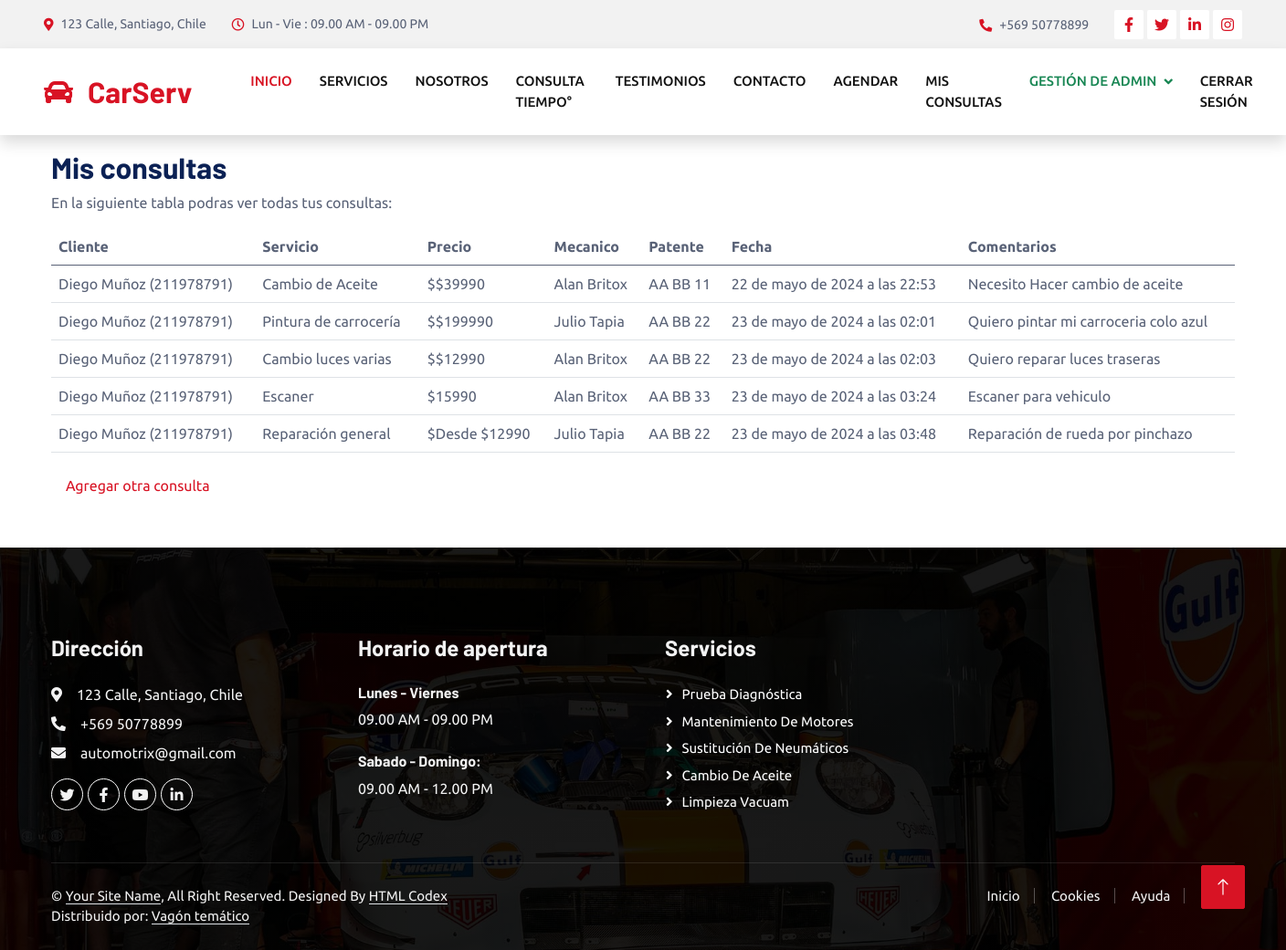
/consultas/ (signed in), run on the app's committed database.
### core/models.py (models this page shows, shortened)
class Mecanico_servicio(models.Model):
    servicio = models.ForeignKey(Servicio,on_delete=models.CASCADE)
    cliente = models.ForeignKey(Cliente,on_delete=models.CASCADE)
    mecanico = models.ForeignKey(Empleado,on_delete=models.CASCADE)
    patente_vehiculo = models.CharField(max_length = 10)
    fecha_servicio = models.DateTimeField(auto_now_add=True)
    comentarios = models.CharField(max_length = 500)

class Cliente(models.Model):
    user = models.OneToOneField(User, on_delete=models.CASCADE, null=True, blank=True)
    rut_cliente = models.CharField(max_length=12)
    nombre = models.CharField(max_length=50)
    apellido = models.CharField(max_length=50)
    direccion = models.CharField(max_length=60)
    celular = models.CharField(max_length=15)
    edad = models.IntegerField()
    patente = models.CharField(max_length=10)
    def __str__(self):
        return f'{self.nombre} {self.apellido} ({self.rut_cliente})'

class Servicio(models.Model):
    nombre_servicio = models.CharField(max_length = 50,default=True)
    descripcion = models.CharField(max_length = 100,default=True)
    precio = models.CharField(max_length = 15, null=True)
    def __str__(self):
      return self.nombre_servicio

class Empleado(models.Model):
    rut = models.CharField(max_length = 12)
    nombre = models.CharField(max_length = 50)
    apellido = models.CharField(max_length = 50)
    edad = models.IntegerField()
    direccion = models.CharField(max_length = 60)
    telefono = models.CharField(max_length = 15)
    habilitado = models.BooleanField(default=True)
    genero = models.CharField(max_length = 10, choices=[('masculino','Masculino'),('femenino','Femenino')])
    fecha_ingreso = models.DateTimeField(auto_now_add=True)
    tipo = models.ForeignKey(TipoEmpleado,on_delete=models.CASCADE)
    servi = models.ForeignKey(Servicio, on_delete=models.SET_NULL, null=True)
    def __str__(self):
        return f"{self.nombre} {self.apellido}"

### core/views.py (the view)
# urls.py: path('consultas/',listar_consultas, name="consulta"),
@permission_required('core.view_empleado')
def listar_consultas(request):
    user = request.user
    try:
        cliente = Cliente.objects.get(user=user)
        consultas = Mecanico_servicio.objects.filter(cliente=cliente)
    except Cliente.DoesNotExist:
        consultas = Mecanico_servicio.objects.all()
    aux = {
        'lista': consultas
    }
    return render(request, 'core/consultas.html', aux)

### core/templates/core/consultas.html
{% extends 'core/base.html' %}
{% load static %}
{% block contenido %}
<div class="container mt-3">
    <h2>Mis consultas</h2>
    <p>En la siguiente tabla podras ver todas tus consultas:</p>
    <table class="table">
        <thead>
          <tr>
            <th>Cliente</th>
            <th>Servicio</th>
            <th>Precio</th>
            <th>Mecanico</th>
            <th>Patente</th>
            <th>Fecha</th>
            <th>Comentarios</th>
          </tr>
        </thead>
        <tbody>
          {% for aux in lista %}
              <tr>
                  <td>{{ aux.cliente }}</td>
                  <td>{{ aux.servicio }}</td>
                  <td>${{ aux.servicio.precio }}</td>
                  <td>{{ aux.mecanico }}</td>
                  <td>{{ aux.patente_vehiculo }} </td>
                  <td>{{ aux.fecha_servicio }} </td>
                  <td>{{ aux.comentarios }} </td>
              </tr>
          {% endfor %}
        </tbody>
      </table>
      <a href="{% url 'booking' %}" class="nav-item nav-link active">Agregar otra consulta</a>
</div>
{% endblock %}

### core/templates/core/base.html (shortened to what this page needs)
<!DOCTYPE html>
<html lang="en">
{% load static %}
<head>
    <link href="https://cdnjs.cloudflare.com/ajax/libs/font-awesome/5.10.0/css/all.min.css" rel="stylesheet">
    <link href="https://cdn.jsdelivr.net/npm/bootstrap-icons@1.4.1/font/bootstrap-icons.css" rel="stylesheet">
    <link href="{% static 'core/lib/animate/animate.min.css' %}" rel="stylesheet">
    <link href="{% static 'core/lib/owlcarousel/assets/owl.carousel.min.css' %}" rel="stylesheet">
    <link href="{% static 'core/lib/tempusdominus/css/tempusdominus-bootstrap-4.min.css' %}" rel="stylesheet" />
    <link href="{% static 'core/css/bootstrap.min.css' %}" rel="stylesheet">
    <link href="{% static 'core/css/style.css' %}" rel="stylesheet">
</head>
<body>
    <div class="container-fluid bg-light p-0">
        <div class="row gx-0 d-none d-lg-flex">
            <div class="col-lg-7 px-5 text-start">
                <div class="h-100 d-inline-flex align-items-center py-3 me-4">
                    <small class="fa fa-map-marker-alt text-primary me-2"></small>
                    <small>123 Calle, Santiago, Chile</small>
                </div>
                <div class="h-100 d-inline-flex align-items-center py-3">
                    <small class="far fa-clock text-primary me-2"></small>
                    <small>Lun - Vie : 09.00 AM - 09.00 PM</small>
                </div>
            </div>
            <div class="col-lg-5 px-5 text-end">
                <div class="h-100 d-inline-flex align-items-center py-3 me-4">
                    <small class="fa fa-phone-alt text-primary me-2"></small>
                    <small>+569 50778899</small>
                </div>
                <div class="h-100 d-inline-flex align-items-center">
                    <a class="btn btn-sm-square bg-white text-primary me-1" href=""><i class="fab fa-facebook-f"></i></a>
                    <a class="btn btn-sm-square bg-white text-primary me-1" href=""><i class="fab fa-twitter"></i></a>
                    <a class="btn btn-sm-square bg-white text-primary me-1" href=""><i class="fab fa-linkedin-in"></i></a>
                    <a class="btn btn-sm-square bg-white text-primary me-0" href=""><i class="fab fa-instagram"></i></a>
                </div>
            </div>
        </div>
    </div>
    <nav class="navbar navbar-expand-lg bg-white navbar-light shadow sticky-top p-0">
        <a href="{% url 'index' %}" class="navbar-brand d-flex align-items-center px-4 px-lg-5">
            <h2 class="m-0 text-primary"><i class="fa fa-car me-3"></i>CarServ</h2>
        </a>
        <div class="collapse navbar-collapse" id="navbarCollapse">
            <div class="navbar-nav ms-auto p-4 p-lg-0">
                <a href="{% url 'index' %}" class="nav-item nav-link active">Inicio</a>
                <a href="{% url 'verservicios' %}" class="nav-item nav-link">Servicios</a>
                <a href="{% url 'about' %}" class="nav-item nav-link">Nosotros</a>
                <a href="{% url 'weather' %}" class="nav-item nav-link">Consulta tiempo°</a>
                <a href="{% url 'testimonial' %}" class="nav-item nav-link">Testimonios</a>
                <a href="{% url 'contact' %}" class="nav-item nav-link">Contacto</a>
                {% if user.is_authenticated %}
                    <a href="{% url 'booking' %}" class="nav-item nav-link">Agendar</a>
                {% endif %}
                {% if user.is_authenticated %}
                    <a href="{% url 'consulta' %}" class="nav-item nav-link">Mis consultas</a>
                {% endif %}
                {% if perms.core.add_empleado %}
                    <div class="nav-item dropdown">
                        <a href="#" class="nav-link dropdown-toggle text-success" data-bs-toggle="dropdown">Gestión de Admin</a>
                    </div>
                {% endif %}
                {% if user.is_authenticated %}
                    <a href="{% url 'salir' %}" class="nav-item nav-link">Cerrar Sesión</a>
                {% endif %}
        </div>
    </nav>
    {% block contenido %}
    {% endblock %}
    <div class="container-fluid bg-dark text-light footer pt-5 mt-5 wow fadeIn" data-wow-delay="0.1s">
        <div class="container py-5">
            <div class="row g-5">
                <div class="col-lg-3 col-md-6">
                    <h4 class="text-light mb-4">Dirección</h4>
                    <p class="mb-2"><i class="fa fa-map-marker-alt me-3"></i>123 Calle, Santiago, Chile</p>
                    <p class="mb-2"><i class="fa fa-phone-alt me-3"></i>+569 50778899</p>
                    <p class="mb-2"><i class="fa fa-envelope me-3"></i>automotrix@gmail.com</p>
                    <div class="d-flex pt-2">
                        <a class="btn btn-outline-light btn-social" href=""><i class="fab fa-twitter"></i></a>
                        <a class="btn btn-outline-light btn-social" href=""><i class="fab fa-facebook-f"></i></a>
                        <a class="btn btn-outline-light btn-social" href=""><i class="fab fa-youtube"></i></a>
                        <a class="btn btn-outline-light btn-social" href=""><i class="fab fa-linkedin-in"></i></a>
                    </div>
                </div>
                <div class="col-lg-3 col-md-6">
                    <h4 class="text-light mb-4">Horario de apertura</h4>
                    <h6 class="text-light">Lunes - Viernes</h6>
                    <p class="mb-4">09.00 AM - 09.00 PM</p>
                    <h6 class="text-light">Sabado - Domingo:</h6>
                    <p class="mb-0">09.00 AM - 12.00 PM</p>
                </div>
                <div class="col-lg-3 col-md-6">
                    <h4 class="text-light mb-4">Servicios</h4>
                    <a class="btn btn-link" href="">Prueba diagnóstica</a>
                    <a class="btn btn-link" href="">Mantenimiento de motores</a>
                    <a class="btn btn-link" href="">Sustitución de neumáticos</a>
                    <a class="btn btn-link" href="">Cambio de aceite</a>
                    <a class="btn btn-link" href="">Limpieza Vacuam</a>
                </div>
            </div>
        </div>
        <div class="container">
            <div class="copyright">
                <div class="row">
                    <div class="col-md-6 text-center text-md-start mb-3 mb-md-0">
                        &copy; <a class="border-bottom" href="#">Your Site Name</a>, All Right Reserved.
                        Designed By <a class="border-bottom" href="https://htmlcodex.com">HTML Codex</a>
                        <br>Distribuido por: <a class="border-bottom" href="https://themewagon.com" target="_blank">Vagón temático</a>
                    </div>
                    <div class="col-md-6 text-center text-md-end">
                        <div class="footer-menu">
                            <a href="">Inicio</a>
                            <a href="">Cookies</a>
                            <a href="">Ayuda</a>
                            <a href="">FQAs</a>
                        </div>
                    </div>
                </div>
            </div>
        </div>
    </div>
    <a href="#" class="btn btn-lg btn-primary btn-lg-square back-to-top"><i class="bi bi-arrow-up"></i></a>
</body>
</html>

### static/core/css/style.css (style rules this page uses)
:root { --primary: #D81324; --secondary: #0B2154; --light: #F2F2F2; --dark: #111111; }
.back-to-top { position: fixed; display: none; right: 45px; bottom: 45px; z-index: 99; }
.btn { font-weight: 500; text-transform: uppercase; transition: .5s; }
.btn.btn-primary, .btn.btn-secondary { color: #FFFFFF; }
.btn-sm-square { width: 32px; height: 32px; }
.btn-lg-square { width: 48px; height: 48px; }
.btn-square, .btn-sm-square, .btn-lg-square { padding: 0; display: flex; align-items: center; justify-content: center; font-weight: normal; border-radius: 2px; }
.navbar .dropdown-toggle::after { border: none; content: "\f107"; font-family: "Font Awesome 5 Free"; font-weight: 900; vertical-align: middle; margin-left: 8px; }
.navbar-light .navbar-nav .nav-link { margin-right: 30px; padding: 25px 0; color: #FFFFFF; font-size: 15px; text-transform: uppercase; outline: none; }
.navbar-light .navbar-nav .nav-link:hover, .navbar-light .navbar-nav .nav-link.active { color: var(--primary); }
.navbar-light .navbar-brand, .navbar-light a.btn { height: 75px; }
.navbar-light .navbar-nav .nav-link { color: var(--dark); font-weight: 500; }
.navbar-light.sticky-top { top: -100px; transition: .5s; }
.footer { background: linear-gradient(rgba(0, 0, 0, .9), rgba(0, 0, 0, .9)), url(../img/carousel-bg-1.jpg) center center no-repeat; background-size: cover; }
.footer .btn.btn-social { margin-right: 5px; width: 35px; height: 35px; display: flex; align-items: center; justify-content: center; color: var(--light); border: 1px solid #FFFFFF; border-radius: 35px; transition: .3s; }
.footer .btn.btn-link { display: block; margin-bottom: 5px; padding: 0; text-align: left; color: #FFFFFF; font-size: 15px; font-weight: normal; text-transform: capitalize; transition: .3s; }
.footer .btn.btn-link::before { position: relative; content: "\f105"; font-family: "Font Awesome 5 Free"; font-weight: 900; margin-right: 10px; }
.footer .copyright { padding: 25px 0; font-size: 15px; border-top: 1px solid rgba(256, 256, 256, .1); }
.footer .copyright a { color: var(--light); }
.footer .footer-menu a { margin-right: 15px; padding-right: 15px; border-right: 1px solid rgba(255, 255, 255, .3); }
.footer .footer-menu a:last-child { margin-right: 0; padding-right: 0; border-right: none; }

### data on the page
Mecanico_servicio: cliente "Diego Muñoz (211978791)", servicio "Cambio de Aceite", servicio.precio "$39990", mecanico "Alan Britox", patente_vehiculo "AA BB 11", fecha_servicio "22 de mayo de 2024 a las 22:53", comentarios "Necesito Hacer cambio de aceite"
Mecanico_servicio: cliente "Diego Muñoz (211978791)", servicio "Pintura de carrocería", servicio.precio "$199990", mecanico "Julio Tapia", patente_vehiculo "AA BB 22", fecha_servicio "23 de mayo de 2024 a las 02:01", comentarios "Quiero pintar mi carroceria colo azul"
Mecanico_servicio: cliente "Diego Muñoz (211978791)", servicio "Cambio luces varias", servicio.precio "$12990", mecanico "Alan Britox", patente_vehiculo "AA BB 22", fecha_servicio "23 de mayo de 2024 a las 02:03", comentarios "Quiero reparar luces traseras"
Mecanico_servicio: cliente "Diego Muñoz (211978791)", servicio "Escaner", servicio.precio "15990", mecanico "Alan Britox", patente_vehiculo "AA BB 33", fecha_servicio "23 de mayo de 2024 a las 03:24", comentarios "Escaner para vehiculo"
Mecanico_servicio: cliente "Diego Muñoz (211978791)", servicio "Reparación general", servicio.precio "Desde $12990", mecanico "Julio Tapia", patente_vehiculo "AA BB 22", fecha_servicio "23 de mayo de 2024 a las 03:48", comentarios "Reparación de rueda por pinchazo"
